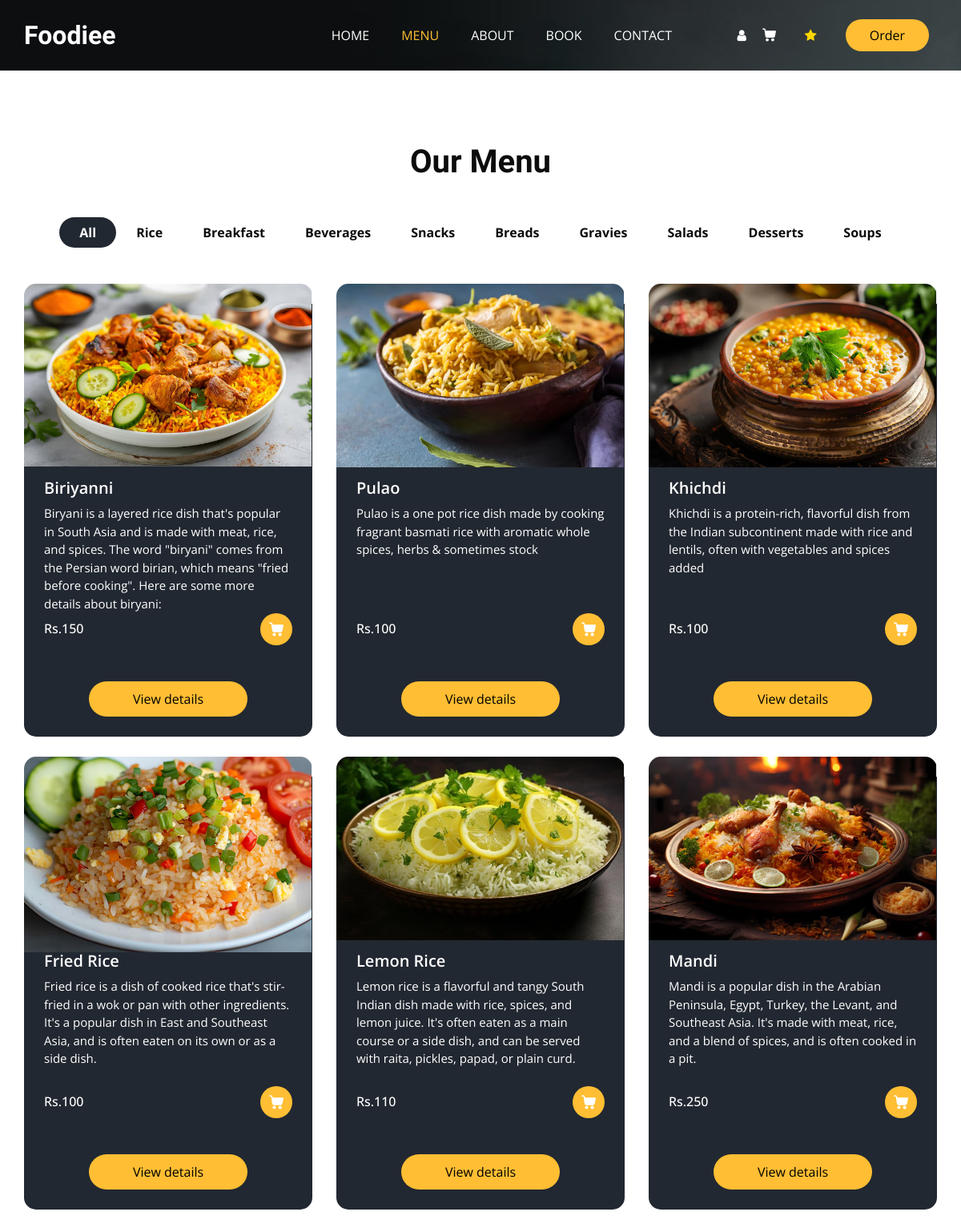
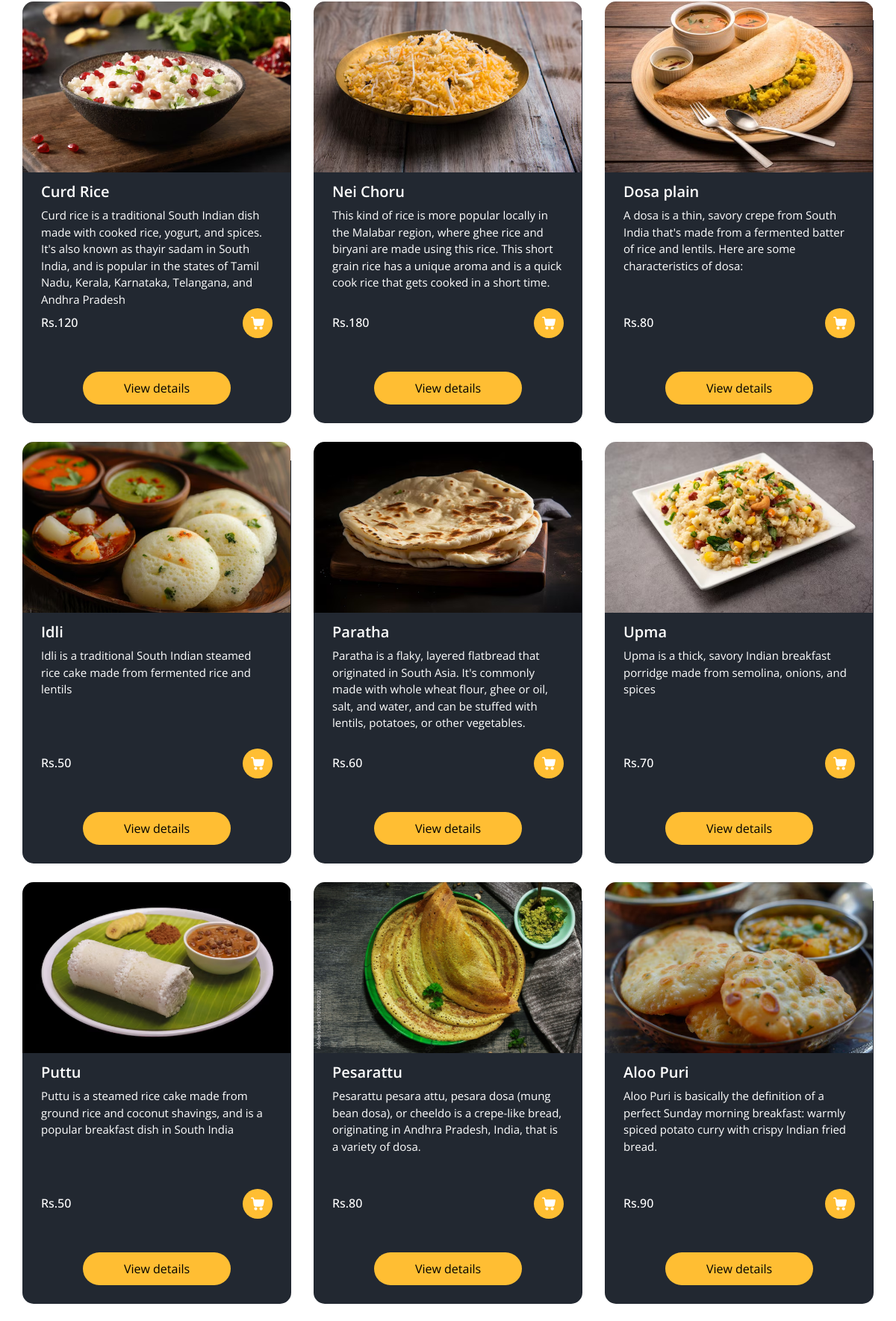
Screenshot of /Menupage/ (upper part) with the database file from the repository (2 pictures, top to bottom).
### backendfood/models.py (models this page shows)
class fdCategoryDb(models.Model):
    c_name=models.CharField(max_length=50,null=True,blank=True)
    c_description=models.CharField(max_length=200,null=True,blank=True)
    c_picture=models.ImageField(null=True,blank=True)

class fbProductDb(models.Model):
    p_code=models.CharField(max_length=50,null=True,blank=True)
    p_category=models.CharField(max_length=50,null=True,blank=True)
    p_name=models.CharField(max_length=50,null=True,blank=True)
    p_price=models.IntegerField(null=True,blank=True)
    p_description=models.CharField(max_length=200,null=True,blank=True)
    p_picture=models.ImageField(null=True,blank=True)

### frontendfood/views.py (the view)
# urls.py: path('Menupage/',views.menu_pg_fd,name="Menupage"),
def menu_pg_fd(request):
    pdata=fbProductDb.objects.all()
    cdata=fdCategoryDb.objects.all()
    return render(request,"menu_foodiee.html",{'pdata_f1':pdata,'cdata_f2':cdata})

### frontendfood/templates/menu_foodiee.html (shortened to what this page needs)
<!DOCTYPE html>
{% load static %}
<html>
<head>
  <link rel="stylesheet" type="text/css" href="{% static 'fnfd/css/bootstrap.css' %}" />
  <link rel="stylesheet" type="text/css" href="https://cdnjs.cloudflare.com/ajax/libs/OwlCarousel2/2.3.4/assets/owl.carousel.min.css" />
  <link rel="stylesheet" href="https://cdnjs.cloudflare.com/ajax/libs/jquery-nice-select/1.1.0/css/nice-select.min.css" />
  <link href="{% static 'fnfd/css/font-awesome.min.css' %}" rel="stylesheet" />
  <link href="{% static 'fnfd/css/style.css' %}" rel="stylesheet" />
  <link href="{% static 'fnfd/css/responsive.css' %}" rel="stylesheet" />
</head>
<body class="sub_page">
  <div class="hero_area">
    <div class="bg-box">
      <img src="{% static 'fnfd/images/hero-bg.jpg' %}" alt="">
    </div>
    <header class="header_section">
      <div class="container">
        <nav class="navbar navbar-expand-lg custom_nav-container ">
          <a class="navbar-brand" href="{% url 'Homepage' %}">
            <span>Foodiee</span>
          </a>
          <div class="collapse navbar-collapse" id="navbarSupportedContent">
            <ul class="navbar-nav  mx-auto ">
              <li class="nav-item "><a class="nav-link" href="{% url 'Homepage' %}">Home <span class="sr-only">(current)</span></a></li>
              <li class="nav-item active"><a class="nav-link" href="#">Menu</a></li>
              <li class="nav-item"><a class="nav-link" href="{% url 'Aboutpage' %}">About</a></li>
              <li class="nav-item"><a class="nav-link" href="{% url 'Book_tablepage' %}">Book</a></li>
              <li class="nav-item"><a class="nav-link" href="{% url 'Contactpage' %}">Contact</a></li>
            </ul>
            <div class="user_option">
              {% if request.session.su_username %}
              <a href="{% url 'LogOutpage' %}" class="user_link">{{request.session.su_username}}/Logout</a>
              {% else %}
              <a href="{% url 'Registrationpage' %}" class="user_link">
                {% endif %}
                <i class="fa fa-user" aria-hidden="true"></i>
              </a>
              <a class="cart_link" href="{%url 'Cartpage' %}">
              </a>
              <form class="form-inline">
                <a class="nav-link" href="{% url 'Reviewpage' %}"><i class="fa fa-star" style="color: gold;"></i></a>
              </form>
              <a href="{% url 'Menupage' %}" class="order_online">Order</a>
            </div>
          </div>
        </nav>
      </div>
    </header>
  </div>
  <section class="food_section layout_padding">
    <div class="container">
      <div class="heading_container heading_center">
        <h2>Our Menu</h2>
      </div>
     <ul class="filters_menu">
    <li class="active" data-filter="*"><b>All</b></li>
    {% for i in cdata_f2 %}
    <li data-filter=".{{ i.c_name }}"><b>{{ i.c_name }}</b></li>
    {% endfor %}
    </ul>
      <div class="filters-content">
        <div class="row grid">
          {% for i in pdata_f1%}
          <div class="col-sm-6 col-lg-4 all {{i.p_category}}">
            <div class="box">
              <div>
                <div class="img-box">
                  <img src="{{i.p_picture.url}}" alt="">
                </div>
                <div class="detail-box"  >
                  <h5>{{i.p_name}}</h5>
                  <p style="height:120px">{{i.p_description}}</p>
                  <div class="options">
                    <h6>Rs.{{i.p_price}}</h6>
                    <a href="">
                    </a>
                  </div>
                  <div class="btn-box"><a href="{% url 'Detailpage' Proname=i.p_name %}">View details</a></div>
                </div>
              </div>
            </div>
          </div>
          {% endfor %}
        </div>
      </div>
    </div>
  </section>
</body>
</html>

### frontendfood/static/fnfd/css/responsive.css (style rules this page uses)
@media (min-width: 1200px) { .container { max-width: 1170px; } }

### rows the page displays
fdCategoryDb: c_name "Rice"
fdCategoryDb: c_name "Breakfast"
fdCategoryDb: c_name "Beverages"
fdCategoryDb: c_name "Snacks"
fdCategoryDb: c_name "Breads"
fdCategoryDb: c_name "Gravies"
fdCategoryDb: c_name "Salads"
fdCategoryDb: c_name "Desserts"
fdCategoryDb: c_name "Soups"
fbProductDb: p_picture (picture), p_name "Biriyanni", p_description "Biryani is a layered rice dish that's popular in South Asia and is made with meat, rice, and spices. The word \"biryani\" comes from the Persian word birian, which means \"fried before cooking\". Here are some more details about biryani:", p_price "150"
fbProductDb: p_picture (picture), p_name "Pulao", p_description "Pulao is a one pot rice dish made by cooking fragrant basmati rice with aromatic whole spices, herbs & sometimes stock", p_price "100"
fbProductDb: p_picture (picture), p_name "Khichdi", p_description "Khichdi is a protein-rich, flavorful dish from the Indian subcontinent made with rice and lentils, often with vegetables and spices added", p_price "100"
fbProductDb: p_picture (picture), p_name "Fried Rice", p_description "Fried rice is a dish of cooked rice that's stir-fried in a wok or pan with other ingredients. It's a popular dish in East and Southeast Asia, and is often eaten on its own or as a side dish.", p_price "100"
fbProductDb: p_picture (picture), p_name "Lemon Rice", p_description "Lemon rice is a flavorful and tangy South Indian dish made with rice, spices, and lemon juice. It's often eaten as a main course or a side dish, and can be served with raita, pickles, papad, or plain curd.", p_price "110"
fbProductDb: p_picture (picture), p_name "Mandi", p_description "Mandi is a popular dish in the Arabian Peninsula, Egypt, Turkey, the Levant, and Southeast Asia. It's made with meat, rice, and a blend of spices, and is often cooked in a pit.", p_price "250"
fbProductDb: p_picture (picture), p_name "Curd Rice", p_description "Curd rice is a traditional South Indian dish made with cooked rice, yogurt, and spices. It's also known as thayir sadam in South India, and is popular in the states of Tamil Nadu, Kerala, Karnataka, Telangana, and Andhra Pradesh", p_price "120"
fbProductDb: p_picture (picture), p_name "Nei Choru", p_description "This kind of rice is more popular locally in the Malabar region, where ghee rice and biryani are made using this rice. This short grain rice has a unique aroma and is a quick cook rice that gets cooked in a short time.", p_price "180"
fbProductDb: p_picture (picture), p_name "Dosa plain", p_description "A dosa is a thin, savory crepe from South India that's made from a fermented batter of rice and lentils. Here are some characteristics of dosa:", p_price "80"
fbProductDb: p_picture (picture), p_name "Idli", p_description "Idli is a traditional South Indian steamed rice cake made from fermented rice and lentils", p_price "50"
fbProductDb: p_picture (picture), p_name "Paratha", p_description "Paratha is a flaky, layered flatbread that originated in South Asia. It's commonly made with whole wheat flour, ghee or oil, salt, and water, and can be stuffed with lentils, potatoes, or other vegetables.", p_price "60"
fbProductDb: p_picture (picture), p_name "Upma", p_description "Upma is a thick, savory Indian breakfast porridge made from semolina, onions, and spices", p_price "70"
fbProductDb: p_picture (picture), p_name "Puttu", p_description "Puttu is a steamed rice cake made from ground rice and coconut shavings, and is a popular breakfast dish in South India", p_price "50"
fbProductDb: p_picture (picture), p_name "Pesarattu", p_description "Pesarattu pesara attu, pesara dosa (mung bean dosa), or cheeldo is a crepe-like bread, originating in Andhra Pradesh, India, that is a variety of dosa.", p_price "80"
fbProductDb: p_picture (picture), p_name "Aloo Puri", p_description "Aloo Puri is basically the definition of a perfect Sunday morning breakfast: warmly spiced potato curry with crispy Indian fried bread.", p_price "90"
